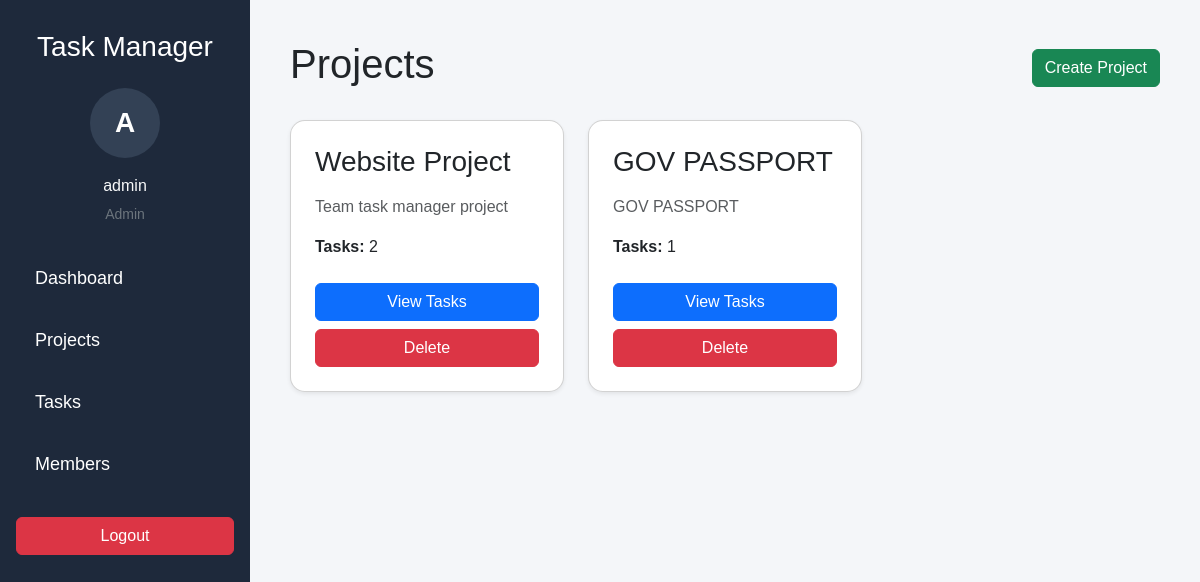
The page /projects/ (signed in) on the database its author committed.
### users/models.py (models this page shows)
class User(AbstractUser):
    ROLE_CHOICES = (
        ('admin', 'Admin'),
        ('member', 'Member'),
    )
    role = models.CharField(max_length=10, choices=ROLE_CHOICES)

### projects/models.py (models this page shows, shortened)
class Project(models.Model):
    title = models.CharField(max_length=100)
    description = models.TextField()
    created_by = models.ForeignKey(
        settings.AUTH_USER_MODEL,
        on_delete=models.CASCADE
    )
    members = models.ManyToManyField(
        settings.AUTH_USER_MODEL,
        related_name='projects'
    )

### tasks/views.py (the view)
# urls.py: path('projects/', projects_page),
@login_required
def projects_page(request):
    projects = Project.objects.all()
    return render(
        request,
        'projects/projects.html',
        {'projects': projects}
    )

### templates/projects/projects.html (shortened to what this page needs)
{% extends 'base.html' %}
{% block content %}
<div class="d-flex justify-content-between align-items-center mb-4">
    <h1>
        Projects
    </h1>
    {% if request.user.role == 'admin' %}
    <a
        href="/create-project/"
        class="btn btn-success"
    >
        Create Project
    </a>
    {% endif %}
</div>
<div class="row">
    {% for project in projects %}
    <div class="col-md-4 mb-4">
        <div class="card p-4 shadow-sm h-100">
            <h3 class="mb-3">
                {{ project.title }}
            </h3>
            <p class="text-muted">
                {{ project.description }}
            </p>
            <p>
                <strong>
                    Tasks:
                </strong>
                {{ project.task_set.count }}
            </p>
            <a
                href="/projects/{{ project.id }}/"
                class="btn btn-primary mt-2"
            >
                View Tasks
            </a>
{% if request.user.role == 'admin' %}
<a
    href="/delete-project/{{ project.id }}/"
    class="btn btn-danger mt-2"
>
    Delete
</a>
{% endif %}
        </div>
    </div>
    {% empty %}
    <div class="col-12">
        <div class="alert alert-light text-center shadow-sm">
            No projects available
        </div>
    </div>
    {% endfor %}
</div>
{% endblock %}

### templates/base.html (shortened to what this page needs)
<!DOCTYPE html>
<html>
<head>
    <link
    href="https://cdn.jsdelivr.net/npm/bootstrap@5.3.0/dist/css/bootstrap.min.css"
    rel="stylesheet">
</head>
<body>
<div class="sidebar">
    <h3 class="text-white text-center mb-4">
        Task Manager
    </h3>
    {% if request.user.is_authenticated %}
    <div class="text-center mb-4">
        <div class="profile-circle">
            {{ request.user.username|first|upper }}
        </div>
        <p class="text-light mt-3 mb-1">
            {{ request.user.username }}
        </p>
        <small class="text-secondary">
            {{ request.user.role|title }}
        </small>
    </div>
    <a href="/">
        Dashboard
    </a>
    <a href="/projects/">
        Projects
    </a>
    <a href="/tasks-page/">
        Tasks
    </a>
    <a href="/members/">
        Members
    </a>
    <form
        action="/logout/"
        method="POST"
        class="px-3 mt-4"
    >
        <button class="btn btn-danger w-100">
            Logout
        </button>
    </form>
    {% endif %}
</div>
<div class="content">
    {% block content %}
    {% endblock %}
</div>
</body>
</html>

### templates/base.html (style rules this page uses)
body { margin:0; background:#f4f6f9; font-family:Arial; }
.sidebar { width:250px; height:100vh; background:#1e293b; position:fixed; padding-top:30px; }
.sidebar a { display:block; color:white; text-decoration:none; padding:15px 25px; font-size:18px; border-radius:10px; margin:5px 10px; transition:0.3s; }
.content { margin-left:250px; padding:40px; overflow-x:auto; }
.card { border-radius:15px; transition:0.3s; }
.profile-circle { width:70px; height:70px; border-radius:50%; background:#334155; margin:auto; display:flex; align-items:center; justify-content:center; font-size:28px; color:white; font-weight:bold; }

### rows shown on the page
User: user.username|first "A", user.username "admin", user.role "Admin"
Project: title "Website Project", description "Team task manager project", task_set.count "2"
Project: title "GOV PASSPORT", description "GOV PASSPORT", task_set.count "1"
